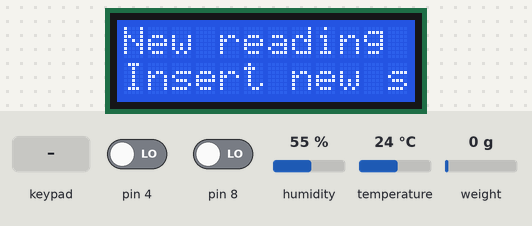
This sketch was run on a simulated Arduino Uno, built with avr-gcc and run on an emulated ATmega328P. On the bench: 12×2 character LCD. The inputs (shaded band) are chosen by the test bench; at power-on: pin 4 LOW, pin 8 LOW, humidity 55 %, temperature 24 °C, weight on the scale 0 g.

Above: at 2.2 s.
2.3 s: key 'U' pressed
At 3.3 s:
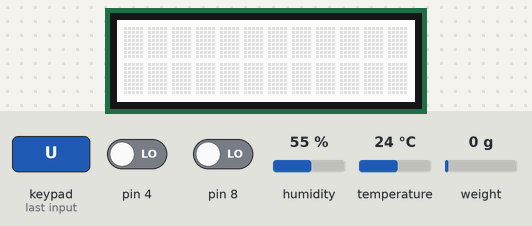
5.3 s: key 'D' pressed
At 5.8 s:
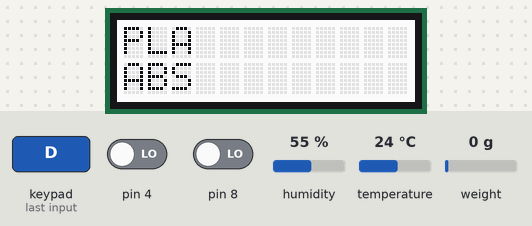
9.8 s: key 'S' pressed
At 10.8 s:
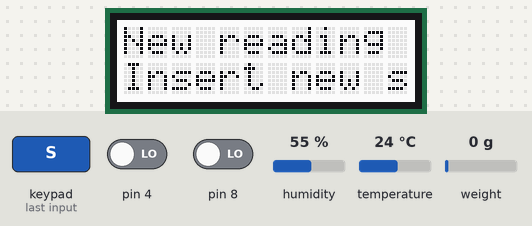
Timing chart, 0 to 12.8 s (numbered marks = the images above; inputs shaded):
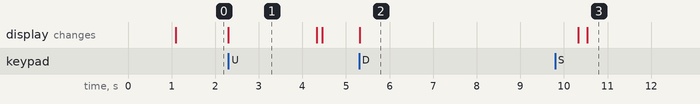

Measured:
- after the input at 2.3 s, the display: changes at once (image 1)
- after the input at 5.3 s, the display: changes at once (image 2)
- after the input at 9.8 s, the display: first differs from a run without the input after 0.74 s (image 3)
- what the display in image 1 shows lasts 2.0 s, from 2.3 s to 4.3 s

The sketch:

filamint_Rev9.ino
```cpp
#include <HX711.h>
#include <Adafruit_RGBLCDShield.h>
#include <Adafruit_Sensor.h>

/********************
This program will display a menu for the user. It will display the menu options
and be able to change the backlight color (including shutting the screen off the save battery life).
This program will also include button interaction with the user.

FilaMint, 2016
Portland State University

 ********************/

//This will inlcude the library to the arduino
#include <Wire.h>
#include <Adafruit_RGBLCDShield.h>
#include <utility/Adafruit_MCP23017.h>
#include <math.h>


//The shield uses I2C pins
Adafruit_RGBLCDShield lcd = Adafruit_RGBLCDShield();

//These definitions are for the color
#define OFF 0x0
#define RED 0x1
#define BLUE 0x4
#define WHITE 0x7

//defining buttons of the LCD

//#define btnRIGHT  0
//#define btnUP     1
//#define btnDOWN   2
//#define btnLEFT   3
//#define btnSELECT 4

#include "DHT.h"
#define DHTPIN 2
#define DHTTYPE DHT22
DHT dht(DHTPIN, DHTTYPE);

//weight
HX711 scale(A1, A0);    // parameter "gain" is ommited; the default value 128 is used by the library


void setup()
{
  //Debugging output
  Serial.begin(9600);
  // The LCDs # columns and # rows
  lcd.begin(12,2);
  dht.begin();

  // weight
  // by the SCALE parameter (not set yet)

  scale.set_scale(2280.f);     // this value is obtained by calibrating the scale with known weights; see the README for details
  scale.tare();                // reset the scale to 0

  lcd.clear();
  lcd.print("New reading");
  lcd.setCursor(0,1);
  lcd.print("Insert new spool");
}

//unsigned integer of 8 bits length
uint8_t i=0;

const int button = 4;   // Number of buttons
int buttonState = 0;    // Variable for reading button status

void loop()
{
  //set the cursor to column 0, line 1
  lcd.setCursor(0,1);

  //checks for button press
  uint8_t buttons = lcd.readButtons();
  buttonState = digitalRead(buttons);
  if (buttons & BUTTON_SELECT)
  {
    lcd.clear();
    lcd.print("New reading");
    lcd.setCursor(0,1);
    lcd.print("Insert new spool");
  }
  else if (buttons & BUTTON_DOWN)
  {
    lcd.clear();
    lcd.setCursor(0,0);
    lcd.print("PLA");
    lcd.setCursor(0,1);
    lcd.print("ABS");
    delay(5000);
    if (buttons & BUTTON_DOWN)
    {
      lcd.clear();
      lcd.setCursor(0,0);
      lcd.print("ABS 1.75mm");
      lcd.setCursor(0,1);
      lcd.print("ABS 3.00mm");
    }
    else if (buttons & BUTTON_UP)
    {
      lcd.clear();
      lcd.setCursor(0,0);
      lcd.print("PLA 1.75mm");
      lcd.setCursor(0,1);
      lcd.print("PLA 3.00mm");
    }
  }

  else if(buttons & BUTTON_UP)
  {
    lcd.clear();
    lcd.setCursor(0,0);
    lcd.setBacklight(WHITE);
    // Wait a few seconds between measurements.
    delay(2000);

    // Reading temperature or humidity takes about 250 milliseconds!
    // Sensor readings may also be up to 2 seconds 'old' (its a very slow sensor)
    float h = dht.readHumidity();
    // Read temperature as Celsius (the default)
    // Check if any reads failed and exit early (to try again).
    if (isnan(h))
    {
      Serial.println("Failed to read from DHT sensor!");
      return;
    }

    // uncomment humidity
    //move cursor to next line to show both readings
    lcd.clear();
    lcd.print("Humidity: ");
    lcd.print(h);

    lcd.setCursor(0,1);
    lcd.print("Weight: ");
    lcd.print(scale.get_units(), 1);

    if (h > 50)
    {
      // High alarm text
      lcd.clear();
      lcd.print("High! ");
      lcd.print(h);
    }
  }
}
```
